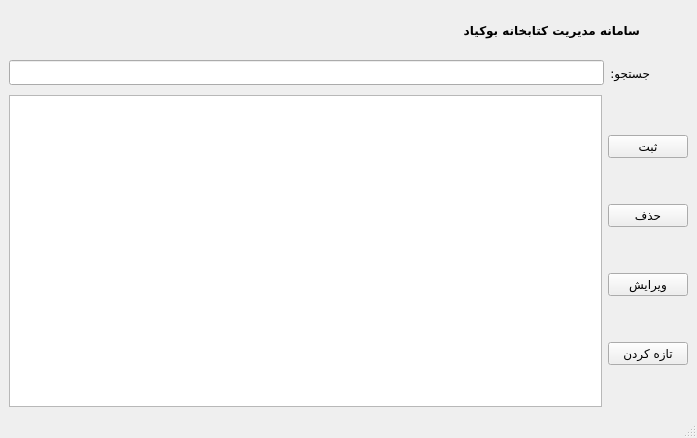
<?xml version="1.0" encoding="UTF-8"?>
<ui version="4.0">
 <class>bookForm</class>
 <widget class="QMainWindow" name="bookForm">
  <property name="windowModality">
   <enum>Qt::ApplicationModal</enum>
  </property>
  <property name="geometry">
   <rect>
    <x>0</x>
    <y>0</y>
    <width>697</width>
    <height>438</height>
   </rect>
  </property>
  <property name="minimumSize">
   <size>
    <width>697</width>
    <height>438</height>
   </size>
  </property>
  <property name="maximumSize">
   <size>
    <width>697</width>
    <height>438</height>
   </size>
  </property>
  <property name="font">
   <font>
    <family>IRANSansX</family>
   </font>
  </property>
  <property name="windowTitle">
   <string>MainWindow</string>
  </property>
  <widget class="QWidget" name="centralwidget">
   <layout class="QVBoxLayout" name="verticalLayout">
    <item>
     <layout class="QHBoxLayout" name="horizontalLayout">
      <item>
       <widget class="QLabel" name="label_text">
        <property name="font">
         <font>
          <family>IRANSansX</family>
          <bold>true</bold>
         </font>
        </property>
        <property name="layoutDirection">
         <enum>Qt::LeftToRight</enum>
        </property>
        <property name="text">
         <string>سامانه مدیریت کتابخانه بوکیاد</string>
        </property>
        <property name="alignment">
         <set>Qt::AlignLeading|Qt::AlignLeft|Qt::AlignVCenter</set>
        </property>
       </widget>
      </item>
      <item>
       <widget class="QLabel" name="label_icon">
        <property name="minimumSize">
         <size>
          <width>42</width>
          <height>42</height>
         </size>
        </property>
        <property name="maximumSize">
         <size>
          <width>42</width>
          <height>42</height>
         </size>
        </property>
        <property name="text">
         <string/>
        </property>
        <property name="pixmap">
         <pixmap resource="icons.qrc">:/icons/logo.png</pixmap>
        </property>
        <property name="scaledContents">
         <bool>true</bool>
        </property>
       </widget>
      </item>
     </layout>
    </item>
    <item>
     <layout class="QHBoxLayout" name="horizontalLayout_2">
      <item>
       <widget class="QLineEdit" name="lineEdit_search"/>
      </item>
      <item>
       <widget class="QLabel" name="label_search_text">
        <property name="text">
         <string>جستجو:</string>
        </property>
       </widget>
      </item>
      <item>
       <widget class="QLabel" name="label_search_icon">
        <property name="minimumSize">
         <size>
          <width>32</width>
          <height>32</height>
         </size>
        </property>
        <property name="maximumSize">
         <size>
          <width>32</width>
          <height>32</height>
         </size>
        </property>
        <property name="text">
         <string/>
        </property>
        <property name="pixmap">
         <pixmap resource="icons.qrc">:/icons/search.png</pixmap>
        </property>
        <property name="scaledContents">
         <bool>true</bool>
        </property>
       </widget>
      </item>
     </layout>
    </item>
    <item>
     <layout class="QHBoxLayout" name="horizontalLayout_3">
      <item>
       <widget class="QTableView" name="tableView">
        <property name="layoutDirection">
         <enum>Qt::RightToLeft</enum>
        </property>
        <property name="showGrid">
         <bool>true</bool>
        </property>
       </widget>
      </item>
      <item>
       <layout class="QVBoxLayout" name="verticalLayout_2">
        <item>
         <widget class="QPushButton" name="pushButton_insert">
          <property name="text">
           <string>ثبت</string>
          </property>
         </widget>
        </item>
        <item>
         <widget class="QPushButton" name="pushButton_delete">
          <property name="text">
           <string>حذف</string>
          </property>
         </widget>
        </item>
        <item>
         <widget class="QPushButton" name="pushButton_edit">
          <property name="text">
           <string>ویرایش</string>
          </property>
         </widget>
        </item>
        <item>
         <widget class="QPushButton" name="pushButton_refresh">
          <property name="text">
           <string>تازه کردن</string>
          </property>
         </widget>
        </item>
       </layout>
      </item>
     </layout>
    </item>
   </layout>
  </widget>
  <widget class="QMenuBar" name="menubar">
   <property name="geometry">
    <rect>
     <x>0</x>
     <y>0</y>
     <width>697</width>
     <height>19</height>
    </rect>
   </property>
  </widget>
  <widget class="QStatusBar" name="statusbar"/>
 </widget>
 <resources>
  <include location="icons.qrc"/>
 </resources>
 <connections/>
</ui>
